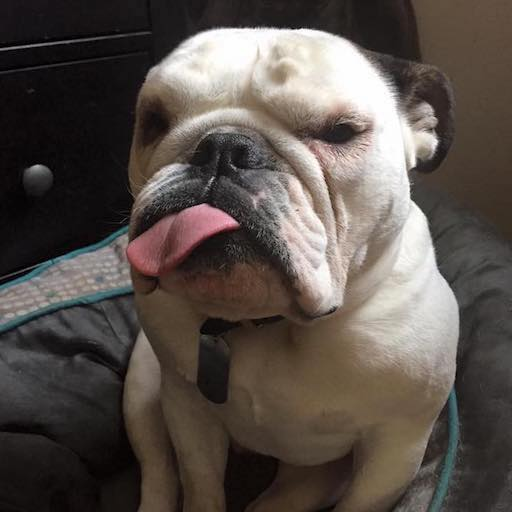
#> input picture ImageAnalysis/flubba1.jpg, 512 x 512 px
$ python laplacian.py   (Python 2 division)
#> lines starting #> are read from the running program, lines starting #| are printed output that depends on the picture
"""
Testing various 2D blending using Gaussian and Laplace pyramids
"""
import numpy as np, sys
import cv2 as cv
import matplotlib.pyplot as plt

def main():
    """ main function """

    img1 = cv.imread('flubba1.jpg')
#> img1 is the input picture: shape (512, 512, 3); mean B, G, R 74.7, 80.3, 88.8
    img2 = cv.imread('flubba2.jpg')
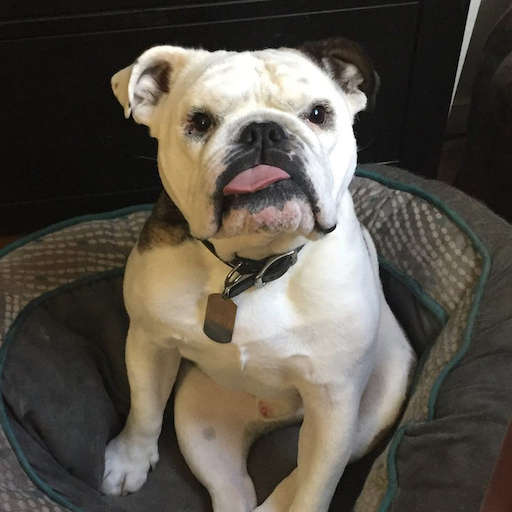
#> input picture ImageAnalysis/flubba2.jpg, 512 x 512 px
#> img2 is the input picture: shape (512, 512, 3); mean B, G, R 74, 83.1, 88.8

    # generate Gaussian pyramid for img1
    gaussian = img1.copy()
    gaussian_pyramid1 = [gaussian]
    for i in xrange(6):
        gaussian = cv.pyrDown(gaussian)
        gaussian_pyramid1.append(gaussian)
#> after the loop, gaussian_pyramid1 = 7 items

    # generate Gaussian pyramid for img2
    gaussian = img2.copy()
    gaussian_pyramid2 = [gaussian]
    for i in xrange(6):
        gaussian = cv.pyrDown(gaussian)
        gaussian_pyramid2.append(gaussian)
#> this loop made 6 passes
#> pass 3, in main, `gaussian = cv.pyrDown(gaussian)`:
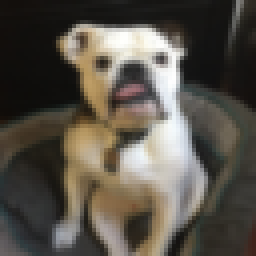
#> gaussian: shape (64, 64, 3) (shown 4 times larger); mean B, G, R 73.7, 82.8, 88.3
#> after the loop, gaussian_pyramid2 = 7 items

    # generate Laplacian Pyramid for img1
    laplacian_pyramid1 = [gaussian_pyramid1[5]]
    for i in xrange(5, 0, -1):
        gaussian_expanded = cv.pyrUp(gaussian_pyramid1[i])
        laplacian_level = cv.subtract( gaussian_pyramid1[i-1], gaussian_expanded )
        laplacian_pyramid1.append(laplacian_level)
#> this loop made 5 passes
#> pass 2, in main, `laplacian_level = cv.subtract( gaussian_pyramid1[i-1], gaussian_expand..`:
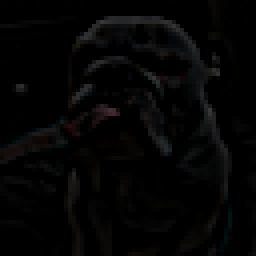
#> laplacian_level: shape (64, 64, 3) (shown 4 times larger); mean of channels 0, 1, 2 4.3, 4.3, 4.5; drawn as B, G, R
#> after the loop, laplacian_pyramid1 = 6 items

    # generate Laplacian Pyramid for img2
    laplacian_pyramid2 = [gaussian_pyramid2[5]]
    for i in xrange(5, 0, -1):
        gaussian_expanded = cv.pyrUp(gaussian_pyramid2[i])
        laplacian_level = cv.subtract(gaussian_pyramid2[i-1], gaussian_expanded)
        laplacian_pyramid2.append(laplacian_level)
#> this loop made 5 passes
#> pass 2, in main, `laplacian_level = cv.subtract(gaussian_pyramid2[i-1], gaussian_expanded)`:
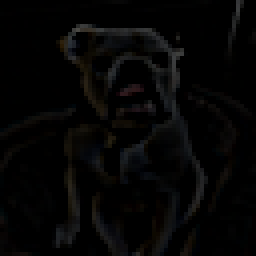
#> laplacian_level: shape (64, 64, 3) (shown 4 times larger); mean of channels 0, 1, 2 4.7, 5, 5.3; drawn as B, G, R
#> after the loop, laplacian_pyramid2 = 6 items

    # Now add left and right halves of images in each level
    levels = []
    for laplacian_a, laplacian_b in zip(laplacian_pyramid1, laplacian_pyramid2):
        _rows, cols, _dpt = laplacian_a.shape
        level = np.hstack((laplacian_a[:, 0:cols/2], laplacian_b[:, cols/2:]))
        levels.append(level)
#> this loop made 6 passes
#> cols on passes 1 to 6: 16, 32, 64, 128, 256, 512
#> pass 3, in main, `level = np.hstack((laplacian_a[:, 0:cols/2], laplacian_b[:, cols/2:]))`:
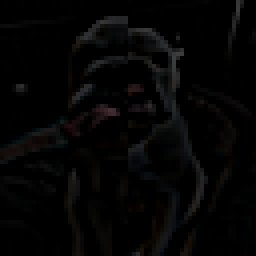
#> level: shape (64, 64, 3) (shown 4 times larger); mean of channels 0, 1, 2 4.4, 4.5, 4.8; drawn as B, G, R
#> after the loop, levels = 6 items
    # now reconstruct
    ls_ = levels[0]
    for i in xrange(1, 6):
        ls_ = cv.pyrUp(ls_)
        ls_ = cv.add(ls_, levels[i])
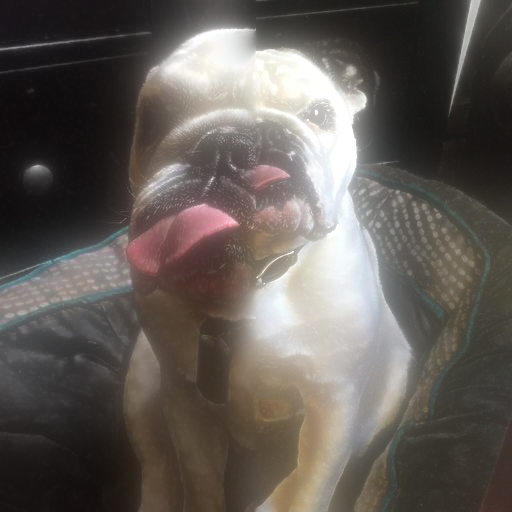
#> ls_: shape (512, 512, 3); mean of channels 0, 1, 2 87.7, 92.5, 98.6; drawn as B, G, R
    # image with direct connecting each half
    real = np.hstack((img1[:, :cols/2], img2[:, cols/2:]))
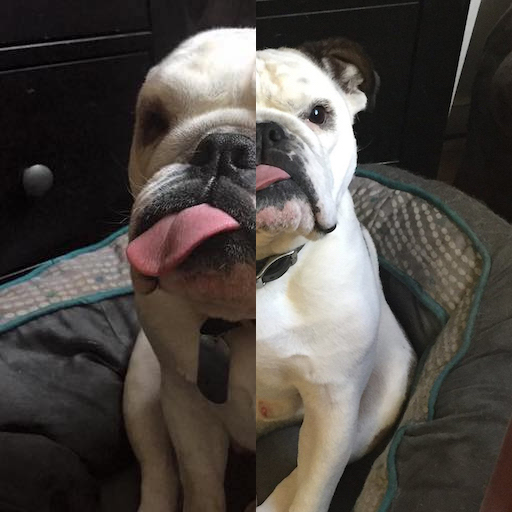
#> real: shape (512, 512, 3); mean B, G, R 69.1, 73.5, 78.9
    cv.imwrite('Pyramid_blending2.jpg', ls_)
    cv.imwrite('Direct_blending.jpg', real)

main()
